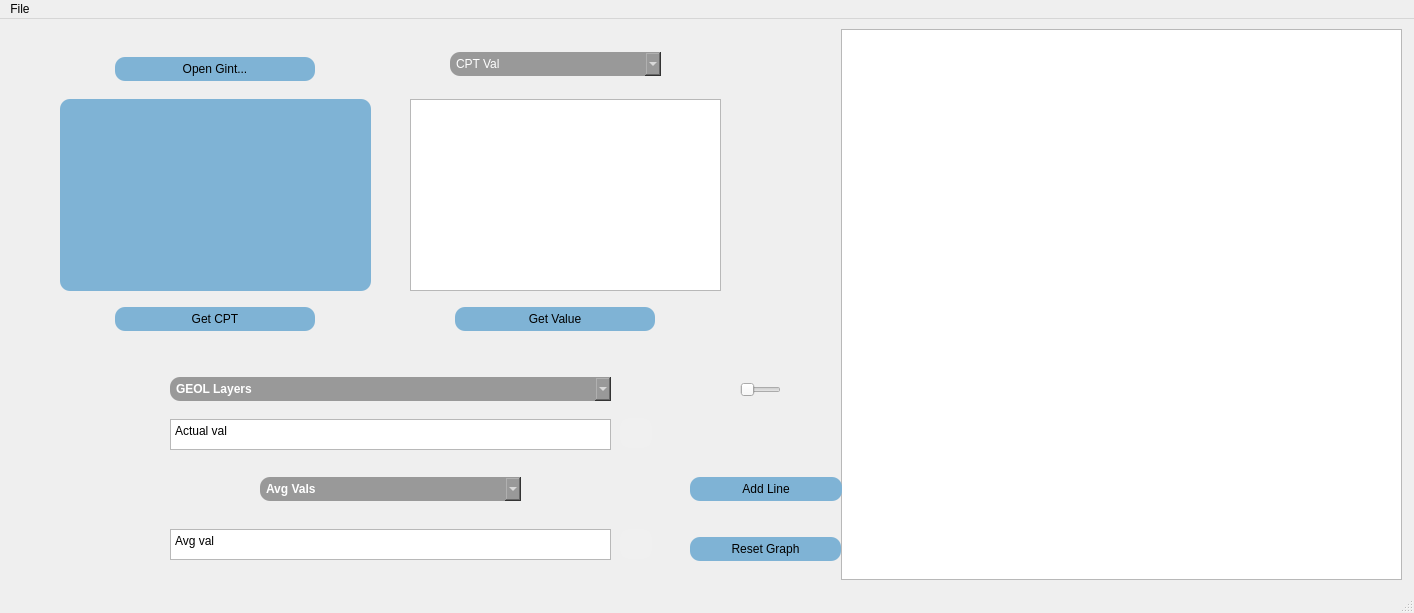
<?xml version="1.0" encoding="UTF-8"?>
<ui version="4.0">
 <class>MainWindow</class>
 <widget class="QMainWindow" name="MainWindow">
  <property name="geometry">
   <rect>
    <x>0</x>
    <y>0</y>
    <width>1414</width>
    <height>613</height>
   </rect>
  </property>
  <property name="sizePolicy">
   <sizepolicy hsizetype="Expanding" vsizetype="Expanding">
    <horstretch>0</horstretch>
    <verstretch>0</verstretch>
   </sizepolicy>
  </property>
  <property name="windowTitle">
   <string>AVG CPT Data</string>
  </property>
  <property name="windowIcon">
   <iconset>
    <normaloff>images/icon.ico</normaloff>images/icon.ico</iconset>
  </property>
  <widget class="QWidget" name="centralwidget">
   <property name="sizePolicy">
    <sizepolicy hsizetype="Expanding" vsizetype="Expanding">
     <horstretch>0</horstretch>
     <verstretch>0</verstretch>
    </sizepolicy>
   </property>
   <widget class="QWidget" name="horizontalLayoutWidget_2">
    <property name="geometry">
     <rect>
      <x>841</x>
      <y>10</y>
      <width>561</width>
      <height>551</height>
     </rect>
    </property>
    <layout class="QHBoxLayout" name="horizontalLayout_3">
     <property name="sizeConstraint">
      <enum>QLayout::SetMaximumSize</enum>
     </property>
     <item>
      <widget class="GraphicsLayoutWidget" name="plot_area">
       <property name="sizePolicy">
        <sizepolicy hsizetype="Expanding" vsizetype="Preferred">
         <horstretch>0</horstretch>
         <verstretch>0</verstretch>
        </sizepolicy>
       </property>
       <property name="minimumSize">
        <size>
         <width>0</width>
         <height>0</height>
        </size>
       </property>
       <property name="maximumSize">
        <size>
         <width>16777215</width>
         <height>16777215</height>
        </size>
       </property>
      </widget>
     </item>
    </layout>
   </widget>
   <widget class="QWidget" name="horizontalLayoutWidget">
    <property name="geometry">
     <rect>
      <x>690</x>
      <y>450</y>
      <width>152</width>
      <height>41</height>
     </rect>
    </property>
    <layout class="QHBoxLayout" name="horizontalLayout">
     <item>
      <widget class="QPushButton" name="graph_button">
       <property name="minimumSize">
        <size>
         <width>150</width>
         <height>0</height>
        </size>
       </property>
       <property name="maximumSize">
        <size>
         <width>200</width>
         <height>16777215</height>
        </size>
       </property>
       <property name="styleSheet">
        <string notr="true">QPushButton {
	font: 9pt &quot;Tahoma&quot;;
    background: #7FB3D5;
    border-radius: 10px;
    color: black;
	padding:5px;
}

QPushButton:selected { /* italicize selected tabs */
    color: black;
}

QPushButton:hover { /* italicize selected tabs */
    background: #58D68D;
}</string>
       </property>
       <property name="text">
        <string>Add Line</string>
       </property>
      </widget>
     </item>
    </layout>
   </widget>
   <widget class="QWidget" name="horizontalLayoutWidget_3">
    <property name="geometry">
     <rect>
      <x>110</x>
      <y>30</y>
      <width>211</width>
      <height>41</height>
     </rect>
    </property>
    <layout class="QHBoxLayout" name="horizontalLayout_2">
     <item>
      <widget class="QPushButton" name="button_gint">
       <property name="minimumSize">
        <size>
         <width>200</width>
         <height>0</height>
        </size>
       </property>
       <property name="maximumSize">
        <size>
         <width>200</width>
         <height>16777215</height>
        </size>
       </property>
       <property name="font">
        <font>
         <family>Tahoma</family>
         <pointsize>9</pointsize>
        </font>
       </property>
       <property name="styleSheet">
        <string notr="true">QPushButton {
	font: 9pt &quot;Tahoma&quot;;
    background: #7FB3D5;
    border-radius: 10px;
    color: black;
	padding:5px;
}

QPushButton:selected { /* italicize selected tabs */
    color: black;
}

QPushButton:hover { /* italicize selected tabs */
    background: #58D68D;
}</string>
       </property>
       <property name="text">
        <string>Open Gint...</string>
       </property>
      </widget>
     </item>
    </layout>
   </widget>
   <widget class="QWidget" name="horizontalLayoutWidget_4">
    <property name="geometry">
     <rect>
      <x>90</x>
      <y>280</y>
      <width>251</width>
      <height>41</height>
     </rect>
    </property>
    <layout class="QHBoxLayout" name="horizontalLayout_4">
     <item>
      <widget class="QPushButton" name="button_depth">
       <property name="minimumSize">
        <size>
         <width>200</width>
         <height>0</height>
        </size>
       </property>
       <property name="maximumSize">
        <size>
         <width>200</width>
         <height>16777215</height>
        </size>
       </property>
       <property name="styleSheet">
        <string notr="true">QPushButton {
	font: 9pt &quot;Tahoma&quot;;
    background: #7FB3D5;
    border-radius: 10px;
    color: black;
	padding:5px;
}

QPushButton:selected { /* italicize selected tabs */
    color: black;
}

QPushButton:hover { /* italicize selected tabs */
    background: #58D68D;
}</string>
       </property>
       <property name="text">
        <string>Get CPT</string>
       </property>
      </widget>
     </item>
    </layout>
   </widget>
   <widget class="QWidget" name="horizontalLayoutWidget_5">
    <property name="geometry">
     <rect>
      <x>450</x>
      <y>280</y>
      <width>211</width>
      <height>41</height>
     </rect>
    </property>
    <layout class="QHBoxLayout" name="horizontalLayout_5">
     <item>
      <widget class="QPushButton" name="button_cpt_val">
       <property name="minimumSize">
        <size>
         <width>200</width>
         <height>0</height>
        </size>
       </property>
       <property name="maximumSize">
        <size>
         <width>200</width>
         <height>16777215</height>
        </size>
       </property>
       <property name="styleSheet">
        <string notr="true">QPushButton {
	font: 9pt &quot;Tahoma&quot;;
    background: #7FB3D5;
    border-radius: 10px;
    color: black;
	padding:5px;
}

QPushButton:selected { /* italicize selected tabs */
    color: black;
}

QPushButton:hover { /* italicize selected tabs */
    background: #58D68D;
}</string>
       </property>
       <property name="text">
        <string>Get Value</string>
       </property>
      </widget>
     </item>
    </layout>
   </widget>
   <widget class="QListWidget" name="point_table">
    <property name="geometry">
     <rect>
      <x>60</x>
      <y>80</y>
      <width>311</width>
      <height>192</height>
     </rect>
    </property>
    <property name="font">
     <font>
      <family>Tahoma</family>
     </font>
    </property>
    <property name="styleSheet">
     <string notr="true">QListWidget {
	font: 9pt &quot;Tahoma&quot;;
    background: #7FB3D5;
    border-radius: 10px;
    color: black;
	padding:5px;
	setAlignment(Qt::AlignCenter);
}</string>
    </property>
   </widget>
   <widget class="QWidget" name="horizontalLayoutWidget_6">
    <property name="geometry">
     <rect>
      <x>690</x>
      <y>510</y>
      <width>151</width>
      <height>41</height>
     </rect>
    </property>
    <layout class="QHBoxLayout" name="horizontalLayout_6">
     <item>
      <widget class="QPushButton" name="button_reset">
       <property name="minimumSize">
        <size>
         <width>150</width>
         <height>0</height>
        </size>
       </property>
       <property name="maximumSize">
        <size>
         <width>200</width>
         <height>16777215</height>
        </size>
       </property>
       <property name="styleSheet">
        <string notr="true">QPushButton {
	font: 9pt &quot;Tahoma&quot;;
    background: #7FB3D5;
    border-radius: 10px;
    color: black;
	padding:5px;
}

QPushButton:selected { /* italicize selected tabs */
    color: black;
}

QPushButton:hover { /* italicize selected tabs */
    background: #58D68D;
}</string>
       </property>
       <property name="text">
        <string>Reset Graph</string>
       </property>
      </widget>
     </item>
    </layout>
   </widget>
   <widget class="QListWidget" name="depth_table">
    <property name="geometry">
     <rect>
      <x>410</x>
      <y>80</y>
      <width>311</width>
      <height>192</height>
     </rect>
    </property>
    <property name="font">
     <font>
      <family>Tahoma</family>
     </font>
    </property>
   </widget>
   <widget class="QWidget" name="horizontalLayoutWidget_9">
    <property name="geometry">
     <rect>
      <x>450</x>
      <y>20</y>
      <width>211</width>
      <height>51</height>
     </rect>
    </property>
    <layout class="QHBoxLayout" name="horizontalLayout_9">
     <item>
      <widget class="QComboBox" name="cpt_table">
       <property name="styleSheet">
        <string notr="true">QComboBox {
	font: 9pt &quot;Tahoma&quot;;
    background: #999999;
    border-radius: 10px;
    color: white;
	padding: 4px;
	padding-left: 6px;
}

QComboBox:selected { /* italicize selected tabs */
    color: black;
}

QComboBox:hover { /* italicize selected tabs */
    background: #58D68D;
}</string>
       </property>
       <item>
        <property name="text">
         <string>CPT Val</string>
        </property>
       </item>
      </widget>
     </item>
    </layout>
   </widget>
   <widget class="QWidget" name="horizontalLayoutWidget_10">
    <property name="geometry">
     <rect>
      <x>170</x>
      <y>350</y>
      <width>441</width>
      <height>41</height>
     </rect>
    </property>
    <layout class="QHBoxLayout" name="horizontalLayout_10">
     <item>
      <widget class="QComboBox" name="geol_layers">
       <property name="styleSheet">
        <string notr="true">QComboBox {
	font: 9pt &quot;Tahoma&quot;;
	font-weight: bold;
    background: #999999;
    border-radius: 10px;
    color: white;
	padding: 4px;
	padding-left: 6px;
}

QComboBox:selected { /* italicize selected tabs */
    color: black;
}

QComboBox:hover { /* italicize selected tabs */
    background: #58D68D;
}</string>
       </property>
       <item>
        <property name="text">
         <string>GEOL Layers</string>
        </property>
       </item>
      </widget>
     </item>
    </layout>
   </widget>
   <widget class="QWidget" name="horizontalLayoutWidget_11">
    <property name="geometry">
     <rect>
      <x>260</x>
      <y>450</y>
      <width>261</width>
      <height>41</height>
     </rect>
    </property>
    <layout class="QHBoxLayout" name="horizontalLayout_11">
     <item>
      <widget class="QComboBox" name="avg_vals">
       <property name="styleSheet">
        <string notr="true">QComboBox {
	font: 9pt &quot;Tahoma&quot;;
	font-weight: bold;
    background: #999999;
    border-radius: 10px;
    color: white;
	padding: 4px;
	padding-left: 6px;
}

QComboBox:selected { /* italicize selected tabs */
    color: black;
}

QComboBox:hover { /* italicize selected tabs */
    background: #58D68D;
}</string>
       </property>
       <item>
        <property name="text">
         <string>Avg Vals</string>
        </property>
       </item>
      </widget>
     </item>
    </layout>
   </widget>
   <widget class="QWidget" name="horizontalLayoutWidget_12">
    <property name="geometry">
     <rect>
      <x>170</x>
      <y>400</y>
      <width>441</width>
      <height>31</height>
     </rect>
    </property>
    <layout class="QHBoxLayout" name="horizontalLayout_12">
     <item>
      <widget class="QPlainTextEdit" name="actual_val">
       <property name="plainText">
        <string>Actual val</string>
       </property>
      </widget>
     </item>
    </layout>
   </widget>
   <widget class="QWidget" name="horizontalLayoutWidget_13">
    <property name="geometry">
     <rect>
      <x>170</x>
      <y>510</y>
      <width>441</width>
      <height>31</height>
     </rect>
    </property>
    <layout class="QHBoxLayout" name="horizontalLayout_13">
     <item>
      <widget class="QPlainTextEdit" name="average_val">
       <property name="plainText">
        <string>Avg val</string>
       </property>
      </widget>
     </item>
    </layout>
   </widget>
   <widget class="QWidget" name="horizontalLayoutWidget_7">
    <property name="geometry">
     <rect>
      <x>620</x>
      <y>394</y>
      <width>32</width>
      <height>41</height>
     </rect>
    </property>
    <layout class="QHBoxLayout" name="horizontalLayout_8">
     <item>
      <widget class="QPushButton" name="button_copy_actual">
       <property name="minimumSize">
        <size>
         <width>30</width>
         <height>30</height>
        </size>
       </property>
       <property name="maximumSize">
        <size>
         <width>200</width>
         <height>16777215</height>
        </size>
       </property>
       <property name="font">
        <font>
         <family>Tahoma</family>
         <pointsize>9</pointsize>
        </font>
       </property>
       <property name="styleSheet">
        <string notr="true">QPushButton {
	font: 9pt &quot;Tahoma&quot;;
    background: #f0f0f0;
    border-radius: 10px;
    color: black;
	padding:5px;
}

QPushButton:selected { /* italicize selected tabs */
    color: black;
}

QPushButton:hover { /* italicize selected tabs */
    background: #58D68D;
}</string>
       </property>
       <property name="text">
        <string/>
       </property>
      </widget>
     </item>
    </layout>
   </widget>
   <widget class="QWidget" name="horizontalLayoutWidget_8">
    <property name="geometry">
     <rect>
      <x>620</x>
      <y>505</y>
      <width>32</width>
      <height>41</height>
     </rect>
    </property>
    <layout class="QHBoxLayout" name="horizontalLayout_14">
     <item>
      <widget class="QPushButton" name="button_copy_avg">
       <property name="minimumSize">
        <size>
         <width>30</width>
         <height>30</height>
        </size>
       </property>
       <property name="maximumSize">
        <size>
         <width>200</width>
         <height>16777215</height>
        </size>
       </property>
       <property name="font">
        <font>
         <family>Tahoma</family>
         <pointsize>9</pointsize>
        </font>
       </property>
       <property name="styleSheet">
        <string notr="true">QPushButton {
	font: 9pt &quot;Tahoma&quot;;
    background: #f0f0f0;
    border-radius: 10px;
    color: black;
	padding:5px;
}

QPushButton:selected { /* italicize selected tabs */
    color: black;
}

QPushButton:hover { /* italicize selected tabs */
    background: #58D68D;
}</string>
       </property>
       <property name="text">
        <string/>
       </property>
      </widget>
     </item>
    </layout>
   </widget>
   <widget class="QSlider" name="horizontalSlider">
    <property name="geometry">
     <rect>
      <x>740</x>
      <y>360</y>
      <width>41</width>
      <height>22</height>
     </rect>
    </property>
    <property name="maximum">
     <number>1</number>
    </property>
    <property name="orientation">
     <enum>Qt::Horizontal</enum>
    </property>
   </widget>
  </widget>
  <widget class="QMenuBar" name="menubar">
   <property name="geometry">
    <rect>
     <x>0</x>
     <y>0</y>
     <width>1414</width>
     <height>21</height>
    </rect>
   </property>
   <widget class="QMenu" name="menuFile">
    <property name="title">
     <string>File</string>
    </property>
    <addaction name="separator"/>
    <addaction name="actionSave_results"/>
   </widget>
   <addaction name="menuFile"/>
  </widget>
  <widget class="QStatusBar" name="statusbar"/>
  <action name="actionOpen_folder">
   <property name="enabled">
    <bool>true</bool>
   </property>
   <property name="text">
    <string>Open folder...</string>
   </property>
  </action>
  <action name="actionSave_results">
   <property name="enabled">
    <bool>true</bool>
   </property>
   <property name="text">
    <string>Open...</string>
   </property>
  </action>
  <action name="actionOpen_file">
   <property name="text">
    <string>Open file(s)...</string>
   </property>
  </action>
 </widget>
 <customwidgets>
  <customwidget>
   <class>GraphicsLayoutWidget</class>
   <extends>QGraphicsView</extends>
   <header>pyqtgraph</header>
  </customwidget>
 </customwidgets>
 <resources/>
 <connections/>
</ui>
